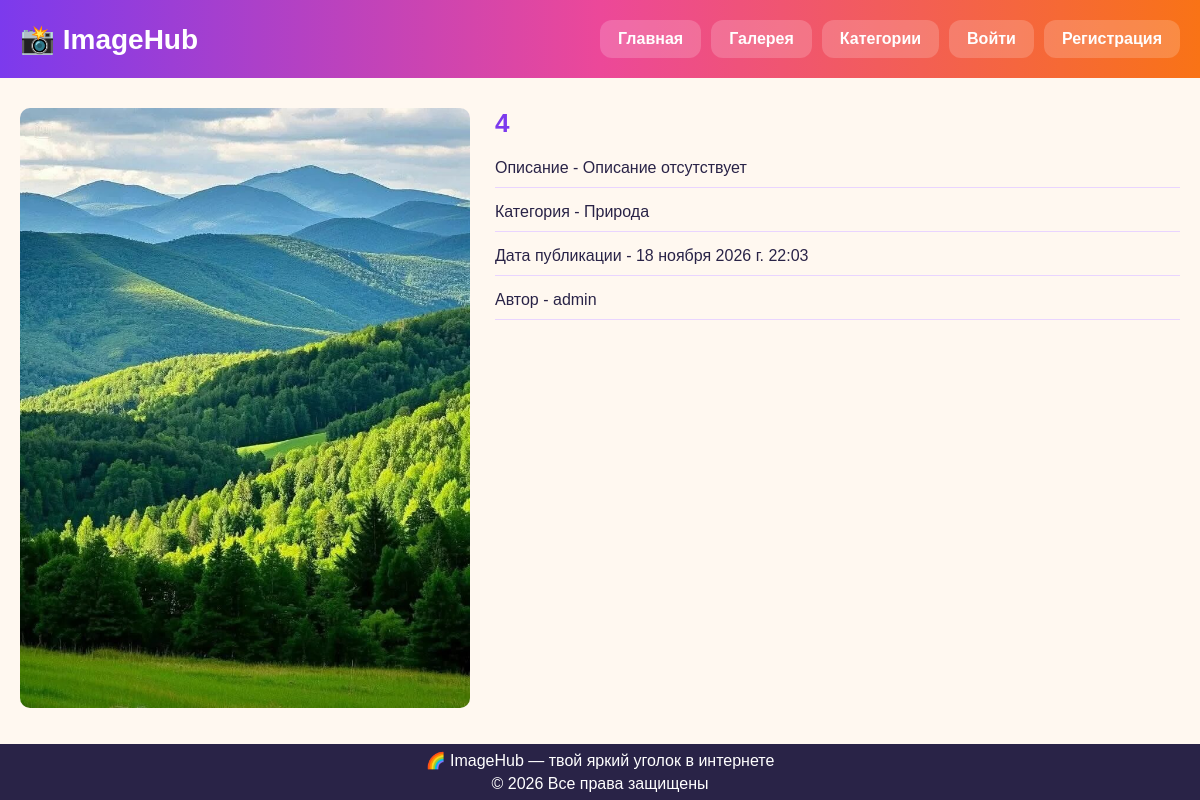
Page /image/9/ on the committed database.
### app/models.py (models this page shows, shortened)
class ImageModel(models.Model):
    name = models.CharField(max_length=100, verbose_name='Название')
    file = models.ImageField(upload_to='static/images/', verbose_name='Файл')
    description = models.TextField(verbose_name='Описание', null=True, blank=True)
    category = models.ForeignKey(CategoryModel, on_delete=models.PROTECT,  verbose_name='Категория')
    user = models.ForeignKey(User, on_delete=models.SET_NULL, null=True, blank=True, verbose_name='Автор')
    created_at = models.DateTimeField(auto_now_add=True, verbose_name='Дата создания')
    updated_at = models.DateTimeField(auto_now=True, verbose_name='Дата обновления')
    is_active = models.BooleanField(default=True)
    class Meta:
        verbose_name = "Изображение"
        verbose_name_plural = "Изображения"

class CategoryModel(models.Model):
    name = models.CharField(max_length=100, unique=True, verbose_name='Название')
    created_at = models.DateTimeField(auto_now_add=True, verbose_name='Дата создания')
    update_at = models.DateTimeField(auto_now=True, verbose_name='Дата обновления')
    def __str__(self):
        return self.name # определяет, как объект модели  будет отображаться в виде текста
    class Meta:
        verbose_name = "Категория" #название модели в единственном числе.
        verbose_name_plural = "Категории" #название модели во множественном числе

### app_image/views.py (the view)
# urls.py: path('image/<int:image_id>/', image_detail, name='image_detail'),
def image_detail(request, image_id):
    image = get_object_or_404(ImageModel, pk=image_id, is_active=True)
    return render(request, 'image_detail.html', {'image': image})

### templates/image_detail.html
{% extends 'base.html' %}
{% load static %}
{% block content %}
    <div class="image-detail">
    <div class="image-container-detail">
        <img src="{{ image.file.url }}" alt="{{ image.name }}">
    </div>
    <div class="image-info">
        <h1>{{ image.name }}</h1>
        <ul>
            <li>Описание - {{ image.description|default:"Описание отсутствует" }}</li>
            <li>Категория - {{ image.category }}</li>
            <li>Дата публикации - {{ image.created_at }}</li>
            <li>Автор - {{ image.user }}</li>
        </ul>
    </div>
</div>
{% endblock %}

### static/css/style.css (style rules this page uses)
* { margin: 0; padding: 0; box-sizing: border-box; }
body { font-family: Arial, Helvetica, sans-serif; background: #fff8f0; color: #292347; min-height: 100vh; display: flex; flex-direction: column; }
.image-detail { display: flex; align-items: flex-start; gap: 25px; width: 100%; }
.image-container-detail { flex: 0 1 auto; height: calc(100vh - 200px); }
.image-container-detail img { max-width: 100%; max-height: 100%; width: auto; height: auto; object-fit: contain; border-radius: 10px; }
.image-info { flex: 1; min-width: 0; text-align: left; }
.image-info h1 { font-size: 26px; color: #7c3aed; margin-bottom: 20px; overflow-wrap: anywhere; }
.image-info ul { list-style: none; padding: 0; margin: 0; }
.image-info li { margin-bottom: 15px; padding-bottom: 10px; border-bottom: 1px solid #e9d5ff; font-size: 16px; overflow-wrap: anywhere; }

### rows in the picture
ImageModel: file (picture), name "4", description "Описание отсутствует", category "Природа", created_at "18 ноября 2026 г. 22:03", user "admin"
